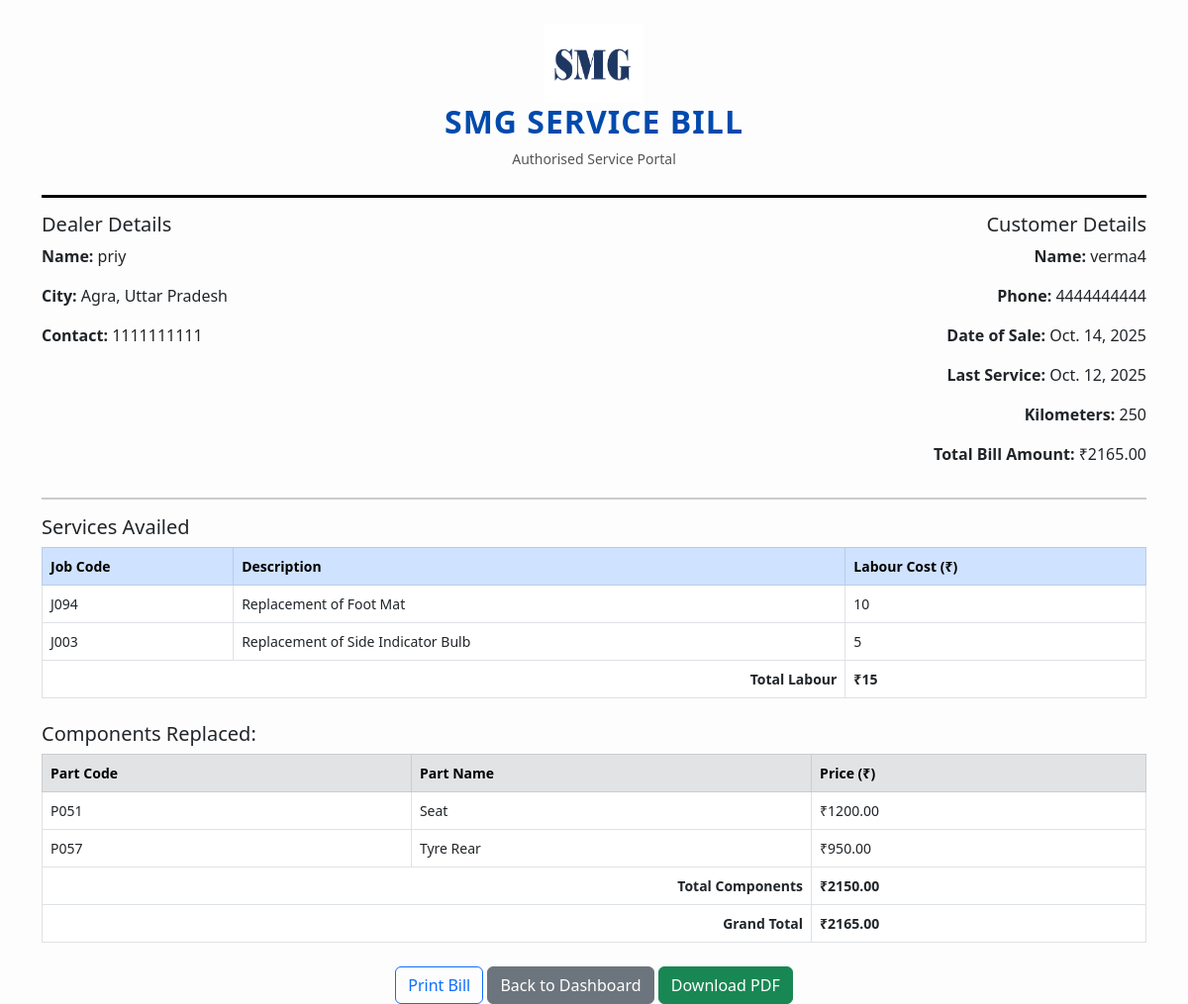
Screenshot of /bill/4/ with the database file from the repository.
### portal/models.py (models this page shows, shortened)
class ServiceRecord(models.Model):
    dealer = models.ForeignKey(Dealer, on_delete=models.CASCADE)
    service_id = models.CharField(max_length=30, unique=True)
    customer_name = models.CharField(max_length=100)
    customer_phone = models.CharField(max_length=15)
    date_of_sale = models.DateField()
    last_service_date = models.DateField()
    service_kms = models.IntegerField()
    services = models.ManyToManyField(LabourService, blank=True)
    components = models.ManyToManyField('Component', blank=True)
    total_cost = models.DecimalField(max_digits=10, decimal_places=2, default=0)
    battery_number = models.CharField(max_length=50, blank=True, null=True)
    jc_number = models.CharField(max_length=50, blank=True, null=True)
    motor_number = models.CharField(max_length=50, blank=True, null=True)
    created_at = models.DateTimeField(auto_now_add=True)

class Dealer(models.Model):
    dealer_id = models.CharField(max_length=20, unique=True)
    name = models.CharField(max_length=100)
    email = models.EmailField(unique=True)
    contact = models.CharField(max_length=15)
    location = models.CharField(max_length=100)
    city = models.CharField(max_length=50)
    state = models.CharField(max_length=50)
    password = models.CharField(max_length=50)

class LabourService(models.Model):
    job_code = models.CharField(max_length=10)
    description = models.CharField(max_length=200)
    cost = models.IntegerField()

class Component(models.Model):
    part_code = models.CharField(max_length=10, unique=True)
    part_name = models.CharField(max_length=100)
    price = models.DecimalField(max_digits=10, decimal_places=2)

### portal/views.py (the view)
# urls.py: path('bill/<int:record_id>/', views.bill_view, name='bill_view'),
def bill_view(request, record_id):
    record = get_object_or_404(ServiceRecord, id=record_id)
    services = record.services.all()
    components_qs = record.components.all()
    labour_total = sum(Decimal(s.cost) for s in services) if services else Decimal(0)
    component_total = sum(Decimal(str(c.price)) for c in components_qs) if components_qs else Decimal(0)
    grand_total = labour_total + component_total
    if record.total_cost != grand_total:
        record.total_cost = grand_total
        record.save()
    context = {
        "record": record,
        "services": services,
        "components": [
            {"code": c.part_code, "name": c.part_name, "price": c.price} for c in components_qs
        ],
        "labour_total": labour_total,
        "component_total": component_total,
        "grand_total": grand_total,
    }
    return render(request, 'portal/bill.html', context)

### portal/templates/portal/bill.html (shortened to what this page needs)
{% load static %}
<!DOCTYPE html>
<html lang="en">
<head>
<link rel="stylesheet" href="https://cdn.jsdelivr.net/npm/bootstrap@5.3.0/dist/css/bootstrap.min.css">
</head>
<body>
<div class="container mt-4">
  <div class="bill-header text-center" style="border-bottom: 3px solid #000; margin-bottom:15px;">
    <img src="{% static 'images/smg_logo.png' %}" alt="SMG Logo" width="100">
    <h2>SMG SERVICE BILL</h2>
    <p>Authorised Service Portal</p>
  </div>
  <div class="row">
    <div class="col-md-6">
      <h5>Dealer Details</h5>
      <p><b>Name:</b> {{ record.dealer.name }}</p>
      <p><b>City:</b> {{ record.dealer.city }}, {{ record.dealer.state }}</p>
      <p><b>Contact:</b> {{ record.dealer.contact }}</p>
    </div>
    <div class="col-md-6 text-end">
      <h5>Customer Details</h5>
      <p><b>Name:</b> {{ record.customer_name }}</p>
      <p><b>Phone:</b> {{ record.customer_phone }}</p>
      <p><b>Date of Sale:</b> {{ record.date_of_sale }}</p>
      <p><b>Last Service:</b> {{ record.last_service_date }}</p>
      <p><b>Kilometers:</b> {{ record.service_kms }}</p>
      <p class="mt-2"><strong>Total Bill Amount:</strong> ₹{{ record.total_cost }}</p>
    </div>
  </div>
  <hr>
  <h5 class="mt-3">Services Availed</h5>
  <table class="table table-bordered">
    <thead class="table-primary">
      <tr>
        <th>Job Code</th>
        <th>Description</th>
        <th>Labour Cost (₹)</th>
      </tr>
    </thead>
    <tbody>
      {% for s in services %}
        <tr>
          <td>{{ s.job_code }}</td>
          <td>{{ s.description }}</td>
          <td>{{ s.cost }}</td>
        </tr>
      {% empty %}
        <tr><td colspan="3" class="text-center text-muted">No services selected.</td></tr>
      {% endfor %}
      <tr>
        <td colspan="2" class="text-end"><b>Total Labour</b></td>
        <td><b>₹{{ labour_total }}</b></td>
      </tr>
    </tbody>
  </table>
  <h5 class="mt-4">Components Replaced:</h5>
  <table class="table table-bordered">
    <thead class="table-secondary">
      <tr>
        <th>Part Code</th>
        <th>Part Name</th>
        <th>Price (₹)</th>
      </tr>
    </thead>
    <tbody>
      {% for comp in components %}
        <tr>
          <td>{{ comp.code }}</td>
          <td>{{ comp.name }}</td>
          <td>₹{{ comp.price }}</td>
        </tr>
      {% empty %}
        <tr><td colspan="3" class="text-center text-muted">No components used</td></tr>
      {% endfor %}
      <tr>
        <td colspan="2" class="text-end"><b>Total Components</b></td>
        <td><b>₹{{ component_total }}</b></td>
      </tr>
      <tr>
        <td colspan="2" class="text-end"><b>Grand Total</b></td>
        <td><b>₹{{ grand_total }}</b></td>
      </tr>
    </tbody>
  </table>
  <div class="text-center mt-4">
    <button class="btn btn-outline-primary" onclick="window.print()">Print Bill</button>
    <a href="/dealer-dashboard/" class="btn btn-secondary">Back to Dashboard</a>
    <a href="{% url 'download_bill_pdf' record.id %}" class="btn btn-success">Download PDF</a>
  </div>
</div>
</body>
</html>

### portal/templates/portal/bill.html (style rules this page uses)
body { background-color: #fdfdfd; font-family: 'Segoe UI', sans-serif; }
.bill-header { text-align: center; border-bottom: 3px solid #333; padding-bottom: 10px; margin-bottom: 20px; }
.bill-header img { height: 80px; }
.bill-header h2 { font-weight: 700; color: #004aad; letter-spacing: 1px; }
.bill-header p { font-size: 14px; color: #555; }
hr { border-top: 2px solid #333; }
table th, table td { font-size: 14px; }

### rows the page displays
ServiceRecord: dealer.name "priy", dealer.city "Agra", dealer.state "Uttar Pradesh", dealer.contact "1111111111", customer_name "verma4", customer_phone "4444444444", date_of_sale "Oct. 14, 2025", last_service_date "Oct. 12, 2025", service_kms "250", total_cost "2165.00"
LabourService: job_code "J094", description "Replacement of Foot Mat", cost "10"
LabourService: job_code "J003", description "Replacement of Side Indicator Bulb", cost "5"
Component: code "P051", name "Seat", price "1200.00"
Component: code "P057", name "Tyre Rear", price "950.00"

### other values shown
{{ labour_total }} "15"
{{ component_total }} "2150.00"
{{ grand_total }} "2165.00"
